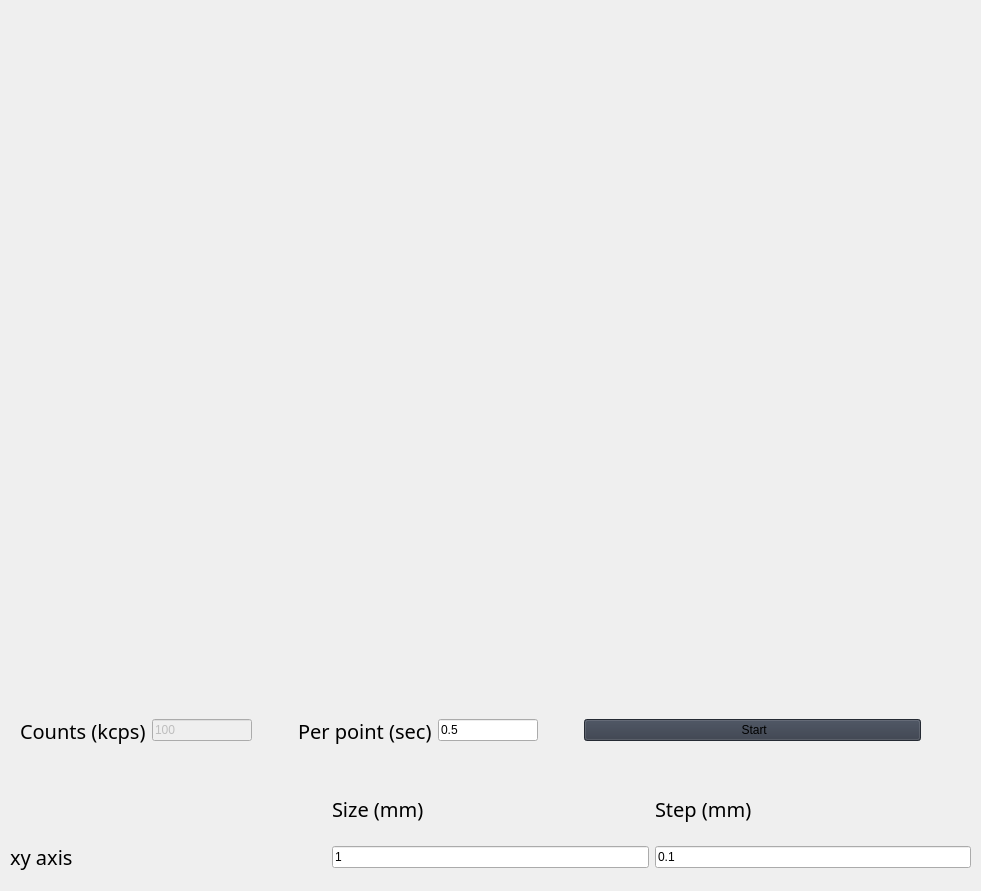
                      <widget class="QFrame" name="frame_5">
                       <property name="geometry">
                        <rect>
                         <x>10</x>
                         <y>60</y>
                         <width>981</width>
                         <height>891</height>
                        </rect>
                       </property>
                       <property name="frameShape">
                        <enum>QFrame::NoFrame</enum>
                       </property>
                       <widget class="QWidget" name="horizontalLayoutWidget_6">
                        <property name="geometry">
                         <rect>
                          <x>10</x>
                          <y>700</y>
                          <width>961</width>
                          <height>61</height>
                         </rect>
                        </property>
                        <layout class="QHBoxLayout" name="horizontalLayout_14">
                         <item>
                          <spacer name="horizontalSpacer_29">
                           <property name="sizeType">
                            <enum>QSizePolicy::Fixed</enum>
                           </property>
                           <property name="sizeHint" stdset="0">
                            <size>
                             <width>10</width>
                             <height>20</height>
                            </size>
                           </property>
                          </spacer>
                         </item>
                         <item>
                          <widget class="QLabel" name="label_21">
                           <property name="font">
                            <font>
                             <family>Segoe UI Semibold</family>
                             <pointsize>15</pointsize>
                             <weight>7</weight>
                             <italic>false</italic>
                             <bold>false</bold>
                            </font>
                           </property>
                           <property name="styleSheet">
                            <string notr="true">font: 63 15pt &quot;Segoe UI Semibold&quot;;</string>
                           </property>
                           <property name="text">
                            <string>Counts (kcps)</string>
                           </property>
                           <property name="wordWrap">
                            <bool>true</bool>
                           </property>
                           <property name="textInteractionFlags">
                            <set>Qt::NoTextInteraction</set>
                           </property>
                          </widget>
                         </item>
                         <item>
                          <widget class="QLineEdit" name="magnet_counts">
                           <property name="enabled">
                            <bool>false</bool>
                           </property>
                           <property name="sizePolicy">
                            <sizepolicy hsizetype="Preferred" vsizetype="Fixed">
                             <horstretch>0</horstretch>
                             <verstretch>0</verstretch>
                            </sizepolicy>
                           </property>
                           <property name="maximumSize">
                            <size>
                             <width>100</width>
                             <height>16777215</height>
                            </size>
                           </property>
                           <property name="styleSheet">
                            <string notr="true">font: 63 20pt &quot;Segoe UI Semibold&quot;;</string>
                           </property>
                           <property name="text">
                            <string>100</string>
                           </property>
                          </widget>
                         </item>
                         <item>
                          <spacer name="horizontalSpacer_22">
                           <property name="sizeType">
                            <enum>QSizePolicy::Fixed</enum>
                           </property>
                           <property name="sizeHint" stdset="0">
                            <size>
                             <width>40</width>
                             <height>20</height>
                            </size>
                           </property>
                          </spacer>
                         </item>
                         <item>
                          <widget class="QLabel" name="label_30">
                           <property name="font">
                            <font>
                             <family>Segoe UI Semibold</family>
                             <pointsize>15</pointsize>
                             <weight>7</weight>
                             <italic>false</italic>
                             <bold>false</bold>
                            </font>
                           </property>
                           <property name="styleSheet">
                            <string notr="true">font: 63 15pt &quot;Segoe UI Semibold&quot;;</string>
                           </property>
                           <property name="text">
                            <string>Per point (sec)</string>
                           </property>
                           <property name="wordWrap">
                            <bool>true</bool>
                           </property>
                           <property name="textInteractionFlags">
                            <set>Qt::NoTextInteraction</set>
                           </property>
                          </widget>
                         </item>
                         <item>
                          <widget class="QLineEdit" name="magnet_per_point">
                           <property name="enabled">
                            <bool>true</bool>
                           </property>
                           <property name="sizePolicy">
                            <sizepolicy hsizetype="Preferred" vsizetype="Fixed">
                             <horstretch>0</horstretch>
                             <verstretch>0</verstretch>
                            </sizepolicy>
                           </property>
                           <property name="maximumSize">
                            <size>
                             <width>100</width>
                             <height>16777215</height>
                            </size>
                           </property>
                           <property name="styleSheet">
                            <string notr="true">font: 63 20pt &quot;Segoe UI Semibold&quot;;</string>
                           </property>
                           <property name="text">
                            <string>0.5</string>
                           </property>
                          </widget>
                         </item>
                         <item>
                          <spacer name="horizontalSpacer_37">
                           <property name="sizeType">
                            <enum>QSizePolicy::Fixed</enum>
                           </property>
                           <property name="sizeHint" stdset="0">
                            <size>
                             <width>40</width>
                             <height>20</height>
                            </size>
                           </property>
                          </spacer>
                         </item>
                         <item>
                          <widget class="QPushButton" name="magnet_start">
                           <property name="sizePolicy">
                            <sizepolicy hsizetype="Expanding" vsizetype="Fixed">
                             <horstretch>0</horstretch>
                             <verstretch>0</verstretch>
                            </sizepolicy>
                           </property>
                           <property name="styleSheet">
                            <string notr="true">background-color: rgb(52, 59, 72);
font: 63 15pt &quot;Segoe UI Semibold&quot;;</string>
                           </property>
                           <property name="text">
                            <string> Start</string>
                           </property>
                           <property name="icon">
                            <iconset>
                             <normaloff>:/icons/images/icons/cil-media-play.png</normaloff>:/icons/images/icons/cil-media-play.png</iconset>
                           </property>
                          </widget>
                         </item>
                         <item>
                          <spacer name="horizontalSpacer_23">
                           <property name="sizeType">
                            <enum>QSizePolicy::Fixed</enum>
                           </property>
                           <property name="sizeHint" stdset="0">
                            <size>
                             <width>40</width>
                             <height>20</height>
                            </size>
                           </property>
                          </spacer>
                         </item>
                         <item>
                          <spacer name="horizontalSpacer_30">
                           <property name="sizeType">
                            <enum>QSizePolicy::Fixed</enum>
                           </property>
                           <property name="sizeHint" stdset="0">
                            <size>
                             <width>10</width>
                             <height>20</height>
                            </size>
                           </property>
                          </spacer>
                         </item>
                        </layout>
                       </widget>
                       <widget class="QWidget" name="gridLayoutWidget_8">
                        <property name="geometry">
                         <rect>
                          <x>10</x>
                          <y>780</y>
                          <width>961</width>
                          <height>91</height>
                         </rect>
                        </property>
                        <layout class="QGridLayout" name="gridLayout_6">
                         <item row="1" column="4">
                          <widget class="QLabel" name="label_25">
                           <property name="font">
                            <font>
                             <family>Segoe UI Semibold</family>
                             <pointsize>15</pointsize>
                             <weight>7</weight>
                             <italic>false</italic>
                             <bold>false</bold>
                            </font>
                           </property>
                           <property name="styleSheet">
                            <string notr="true">font: 63 15pt &quot;Segoe UI Semibold&quot;;</string>
                           </property>
                           <property name="text">
                            <string>Step (mm)</string>
                           </property>
                           <property name="wordWrap">
                            <bool>true</bool>
                           </property>
                           <property name="textInteractionFlags">
                            <set>Qt::NoTextInteraction</set>
                           </property>
                          </widget>
                         </item>
                         <item row="2" column="0">
                          <widget class="QLabel" name="label_22">
                           <property name="enabled">
                            <bool>true</bool>
                           </property>
                           <property name="font">
                            <font>
                             <family>Segoe UI Semibold</family>
                             <pointsize>15</pointsize>
                             <weight>7</weight>
                             <italic>false</italic>
                             <bold>false</bold>
                            </font>
                           </property>
                           <property name="styleSheet">
                            <string notr="true">font: 63 15pt &quot;Segoe UI Semibold&quot;;</string>
                           </property>
                           <property name="text">
                            <string>xy axis</string>
                           </property>
                           <property name="wordWrap">
                            <bool>true</bool>
                           </property>
                           <property name="textInteractionFlags">
                            <set>Qt::NoTextInteraction</set>
                           </property>
                          </widget>
                         </item>
                         <item row="2" column="2">
                          <widget class="QLineEdit" name="magnet_size">
                           <property name="enabled">
                            <bool>true</bool>
                           </property>
                           <property name="sizePolicy">
                            <sizepolicy hsizetype="Preferred" vsizetype="Fixed">
                             <horstretch>0</horstretch>
                             <verstretch>0</verstretch>
                            </sizepolicy>
                           </property>
                           <property name="styleSheet">
                            <string notr="true">font: 63 20pt &quot;Segoe UI Semibold&quot;;</string>
                           </property>
                           <property name="text">
                            <string>1</string>
                           </property>
                          </widget>
                         </item>
                         <item row="2" column="4">
                          <widget class="QLineEdit" name="magnet_step">
                           <property name="enabled">
                            <bool>true</bool>
                           </property>
                           <property name="sizePolicy">
                            <sizepolicy hsizetype="Preferred" vsizetype="Fixed">
                             <horstretch>0</horstretch>
                             <verstretch>0</verstretch>
                            </sizepolicy>
                           </property>
                           <property name="styleSheet">
                            <string notr="true">font: 63 20pt &quot;Segoe UI Semibold&quot;;</string>
                           </property>
                           <property name="text">
                            <string>0.1</string>
                           </property>
                          </widget>
                         </item>
                         <item row="1" column="2">
                          <widget class="QLabel" name="label_24">
                           <property name="sizePolicy">
                            <sizepolicy hsizetype="Preferred" vsizetype="Preferred">
                             <horstretch>0</horstretch>
                             <verstretch>0</verstretch>
                            </sizepolicy>
                           </property>
                           <property name="font">
                            <font>
                             <family>Segoe UI Semibold</family>
                             <pointsize>15</pointsize>
                             <weight>7</weight>
                             <italic>false</italic>
                             <bold>false</bold>
                            </font>
                           </property>
                           <property name="styleSheet">
                            <string notr="true">font: 63 15pt &quot;Segoe UI Semibold&quot;;</string>
                           </property>
                           <property name="text">
                            <string>Size (mm)</string>
                           </property>
                           <property name="wordWrap">
                            <bool>true</bool>
                           </property>
                           <property name="textInteractionFlags">
                            <set>Qt::NoTextInteraction</set>
                           </property>
                          </widget>
                         </item>
                        </layout>
                       </widget>
                       <widget class="QFrame" name="frame_19">
                        <property name="geometry">
                         <rect>
                          <x>10</x>
                          <y>10</y>
                          <width>961</width>
                          <height>681</height>
                         </rect>
                        </property>
                        <property name="frameShape">
                         <enum>QFrame::NoFrame</enum>
                        </property>
                        <widget class="QWidget" name="widget_7" native="true">
                         <property name="geometry">
                          <rect>
                           <x>10</x>
                           <y>10</y>
                           <width>941</width>
                           <height>661</height>
                          </rect>
                         </property>
                         <widget class="QWidget" name="gridLayoutWidget_7">
                          <property name="geometry">
                           <rect>
                            <x>-10</x>
                            <y>-20</y>
                            <width>941</width>
                            <height>681</height>
                           </rect>
                          </property>
                          <layout class="QGridLayout" name="magnet_layout"/>
                         </widget>
                        </widget>
                       </widget>
                      </widget>
